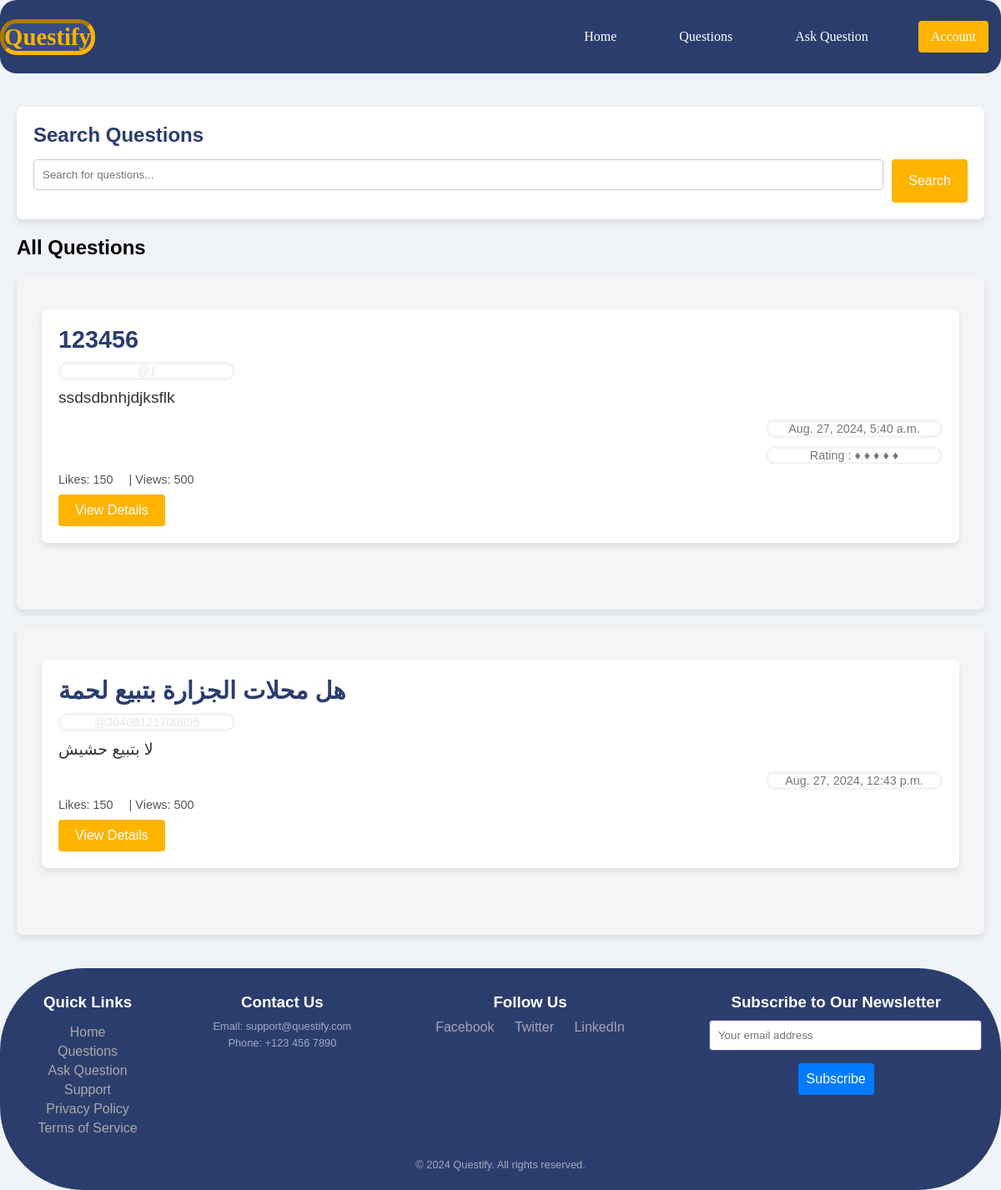
The page /ask/questions/ on the database as committed earlier.
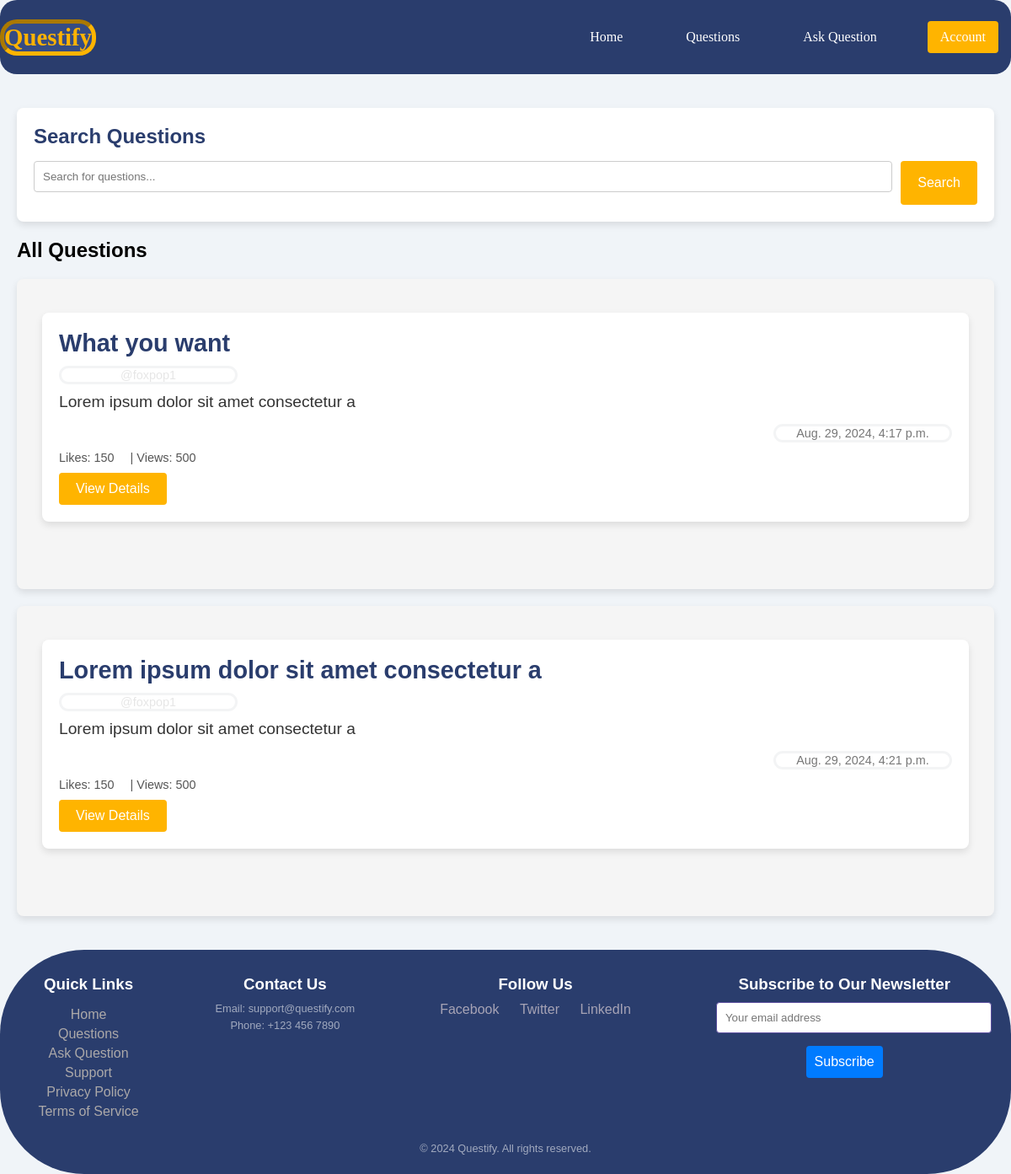
The same page on the database as committed later.
### ask/models.py (models this page shows, shortened)
class Question(models.Model):
    title      = models.CharField(max_length=40 , unique=True )
    content    = models.TextField(max_length=  40, blank=True  )
    category   = models.CharField(max_length= 40  , blank = True , null=True)
    rating     = models.IntegerField(null=True, blank=True)
    created_at = models.DateTimeField(auto_now=True,auto_created=True,null=True, blank=True)
    user       = models.ForeignKey(User,on_delete=models.CASCADE)
    class Meta:
        get_latest_by =  'created_at'

### ask/views.py (the view)
# urls.py: path('questions/',views.question_list,name='question_list'),
def question_list(request):
    questions = Question.objects.all()
    return render(request,'ask/questions.html',{'questions':questions})

### ask/templates/ask/questions.html
{% extends "base.html" %}
{% block body %}
    <main>
        <section class="search">
            <h2>Search Questions</h2>
            <form action="#" method="get">
                <input type="text" id="search" name="search" placeholder="Search for questions..." required>
                <button type="submit">Search</button>
            </form>
        </section>
        <h2>All Questions</h2>
        {% for question in questions  %}
        <section class="questions-list">
                <div class="question-item">
                    <div class="question-box">
                        <h3 class="question-title">{{question.title}}</h3>
                        <p class="question-user">@{{question.user}}</p>
                        <p class="question-description">{{question.content}}</p>
                        <p class="question-meta">{{question.created_at}}</p>
                        {% if question.rating == 1 %}
                        <p class="question-meta">Rating : ♦</p>
                        {% elif question.rating == 2 %}
                        <p class="question-meta">Rating : ♦ ♦ </p>
                        {% elif question.rating == 3 %}
                        <p class="question-meta">Rating : ♦ ♦ ♦</p>
                        {% elif question.rating == 4 %}
                        <p class="question-meta">Rating : ♦ ♦ ♦ ♦ </p>
                        {% elif question.rating == 5 %}
                        <p class="question-meta">Rating : ♦ ♦ ♦ ♦ ♦</p>
                        {% endif %}
                        <p class="question-stats">
                            <span class="likes">Likes: 150</span> |
                            <span class="views">Views: 500</span>
                        </p>
                        <a href="{% url 'ask:question_detail' question.id %}" class="btn details-btn">View Details</a>
                    </div>
                </div>
            </section>
            {% endfor %}
    </main>
    {% endblock body %}

### templates/base.html (shortened to what this page needs)
{% load static %}
<!DOCTYPE html>
<html lang="en">
<head>
    <link rel="stylesheet" href='{% static "style.css" %}'>
</head>
<body>
    <header>
        <a href="/home" target="_blank" class="logo">Questify</a>
        <nav>
            <a href="/home">Home</a>
            <a href="/ask/questions">Questions</a>
            <a href="/ask/">Ask Question</a>
            <div class="account-menu">
                <a href=".." class="account-button">Account</a>
            </div>
        </nav>
    </header>
{% block body %}
{% endblock body %}
    <footer>
        <div class="footer-container">
            <div class="footer-links">
                <h3>Quick Links</h3>
                <ul>
                    <li><a href="/home">Home</a></li>
                    <li><a href="/ask/questions">Questions</a></li>
                    <li><a href="/ask/">Ask Question</a></li>
                    <li><a href="support.html">Support</a></li>
                    <li><a href="privacy_policy.html">Privacy Policy</a></li>
                    <li><a href="terms_of_service.html">Terms of Service</a></li>
                </ul>
            </div>
            <div class="footer-contact">
                <h3>Contact Us</h3>
                <p>Email: support@questify.com</p>
                <p>Phone: +123 456 7890</p>
            </div>
            <div class="footer-social">
                <h3>Follow Us</h3>
                <a href="https://www.facebook.com/questify" target="_blank" class="social-icon">Facebook</a>
                <a href="https://twitter.com/questify" target="_blank" class="social-icon">Twitter</a>
                <a href="https://www.linkedin.com/company/questify" target="_blank" class="social-icon">LinkedIn</a>
            </div>
            <div class="footer-newsletter">
                <h3>Subscribe to Our Newsletter</h3>
                <form action="#" method="post">
                    <input type="email" name="email" placeholder="Your email address" required>
                    <button type="submit">Subscribe</button>
                </form>
            </div>
        </div>
        <p>&copy; 2024 Questify. All rights reserved.</p>
    </footer>
</body>
</html>

### static/style.css (style rules this page uses)
body { font-family: 'Arial', sans-serif; margin: 0; padding: 0; background-color: #f0f4f8; }
header { background-color: #2a3d6d; color: white; padding: 15px 0; text-align: center; position: relative; display: flex; justify-content: space-between; align-items: center; border-radius: 20px 20px 20px 20px ; }
nav { display: flex; gap: 15px; margin: 10px 0; }
nav a { color: white; text-decoration:none; padding: 10px 15px; transition: background-color 0.3s ease; margin: 0 15px; font-size: 1em; font-family:'Times New Roman', Times, serif; border-radius: 100px 100px 100px 100px ; }
main { padding: 20px; }
.latest-questions, .questions-list, .ask-question, .profile, .profile-edit { background-color: whitesmoke; padding: 30px; margin: 20px 0; border-radius: 8px; box-shadow: 0 4px 8px rgba(0, 0, 0, 0.1); }
form input, form textarea { width: 100%; padding: 10px; margin-bottom: 15px; border: 1px solid #ccc; border-radius: 4px; margin-bottom: 15px; }
.search { background-color: #ffffff; padding: 20px; margin: 20px 0; border-radius: 8px; box-shadow: 0 4px 8px rgba(0, 0, 0, 0.1); }
.search h2 { margin: 0 0 15px; font-size: 1.5em; color: #2a3d6d; }
.search form { display: flex; gap: 10px; }
.search input { flex: 1; padding: 10px; border: 1px solid #ccc; border-radius: 4px; }
.search button { background-color: #ffb400; color: white; border: none; padding: 10px 20px; border-radius: 4px; cursor: pointer; font-size: 1em; }
.question-item { margin-bottom: 20px; }
.question-box { background-color: #ffffff; padding: 20px; border-radius: 8px; box-shadow: 0 4px 8px rgba(0, 0, 0, 0.1); position: relative; transition: transform 0.3s ease; }
.question-stats { font-size: 0.9em; color: #555; margin: 10px 0; }
.question-item, .answer-item { border-bottom: 1px solid #ddd; padding: 10px 0; }
.question-item:last-child, .answer-item:last-child { border-bottom: none; }
.details-btn { display: inline-block; background-color: #ffb400; color: white; padding: 10px 20px; border-radius: 4px; text-decoration: none; font-size: 1em; }
.question-box { margin-bottom: 20px; }
.question-title { font-size: 1.8em; color: #2a3d6d; margin: 0 0 10px; }
.question-description { font-size: 1.2em; color: #333; margin: 0 0 15px; }
.question-user { font-size: 0.9em; color: #7777772e; margin: 10px 80% 10px 0; border-width: auto; border-color: #1a2a440d; border-style:solid; text-align: center; border-radius: 20px; }
.question-meta { font-size: 0.9em; color: #777; margin: 10px 0 0 80%; border-width: auto; border-color: #1a2a440d; border-style:solid; text-align: center; border-radius: 20px; }
.likes, .views, .asked-by { display: inline-block; margin-right: 15px; }
form button { background-color: #ffb400; color: white; border: none; padding: 10px 20px; border-radius: 4px; cursor: pointer; font-size: 1em; }
.logo { font-size: 1.8em; font-weight: bold; font-family:'Times New Roman', Times, serif; border-color:#ffb400 ; border-radius: 20px; border-width: 5px; border-style:inset; color: #ffb300; text-decoration: none; padding:.0002%; background-color:#6686d834 ; }
.account-menu { position: relative; }
.account-button { background-color: #ffb400; color: white; padding: 10px 15px; border-radius: 4px; cursor:none; display:flex; align-items: center; text-decoration: none; }
footer { background-color: #2a3d6d; border-radius: 100px 100px 100px 100px ; color: white; text-align: center; padding: 10px 0; width: 100%; bottom: 0; }
.footer-container { display:flex; justify-content: space-around; flex-wrap: wrap; }
.footer-links, .footer-contact, .footer-social, .footer-newsletter { margin: 1px; position:initial; }
.footer-links h3, .footer-contact h3, .footer-social h3, .footer-newsletter h3 { margin-bottom: 10px; }
.footer-links ul { list-style: none; padding: 0; }
.footer-links ul li { margin-bottom: 5px; }
.footer-links ul li a { text-decoration: none; color: #aca9a9; }
.footer-contact p { margin: 5px 0; }
.footer-social a { text-decoration: none; margin: 0 10px; color: #f0e1e1a0; }
.footer-newsletter input { padding: 10px; margin-right: 10px; border: 1px solid #5c4f9f; }
.footer-newsletter button { padding: 10px; background-color: #007BFF; color: #fff; border: none; cursor: pointer; }
footer p { margin-top: 10px; font-size: 0.8em; color: rgba(255, 255, 255, 0.56); }

Rows that differ between the two databases and show on the page:
removed Question: title "123456", user "1", content "ssdsdbnhjdjksflk", created_at "Aug. 27, 2024, 5:40 a.m.", rating "Rating : ♦ ♦ ♦ ♦ ♦"
removed Question: title "هل محلات الجزارة بتبيع لحمة", user "30408121700895", content "لا بتبيع حشيش", created_at "Aug. 27, 2024, 12:43 p.m."
added Question: title "What you want", user "foxpop1", content "Lorem ipsum dolor sit amet consectetur a", created_at "Aug. 29, 2024, 4:17 p.m."
added Question: title "Lorem ipsum dolor sit amet consectetur a", user "foxpop1", content "Lorem ipsum dolor sit amet consectetur a", created_at "Aug. 29, 2024, 4:21 p.m."
